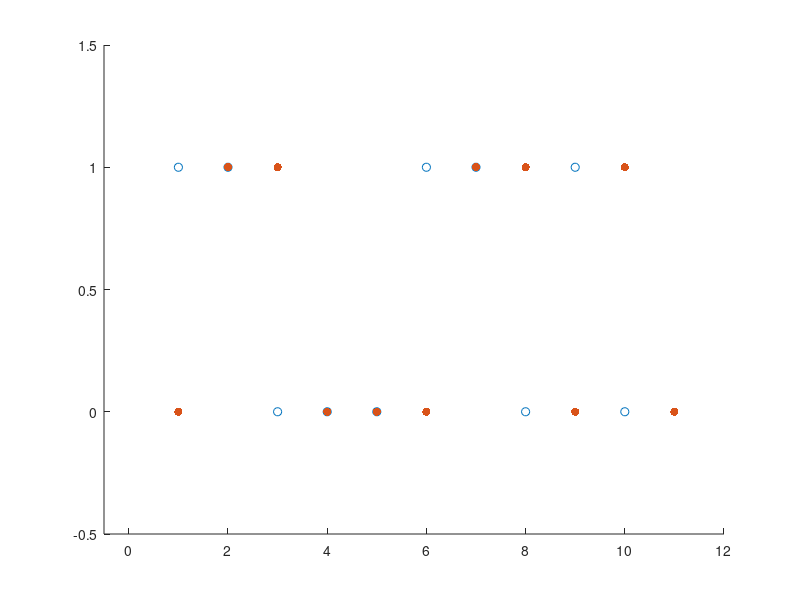

Here is the MATLAB script that generated this plot:
clc, clear

x = randi([0 1], 10, 1)
s = zeros(11, 1)

for i = 1:10
    s(i+1) = (x(i) == 1);
end

disp(x);
disp(s);
hold on
scatter(1:1:10, x);
scatter(1:1:11, s, "filled");
axis([-0.5 12 -0.5 1.5]);
